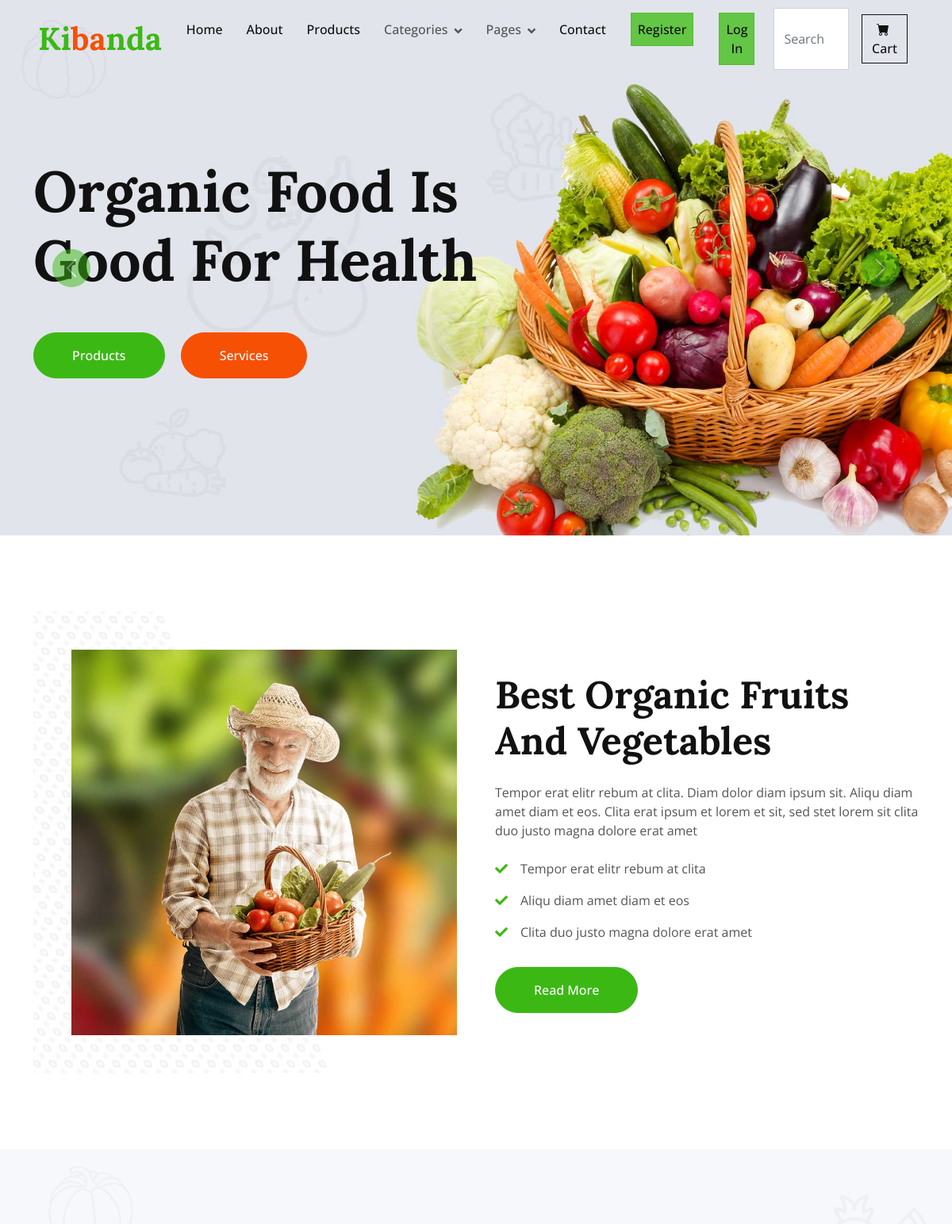
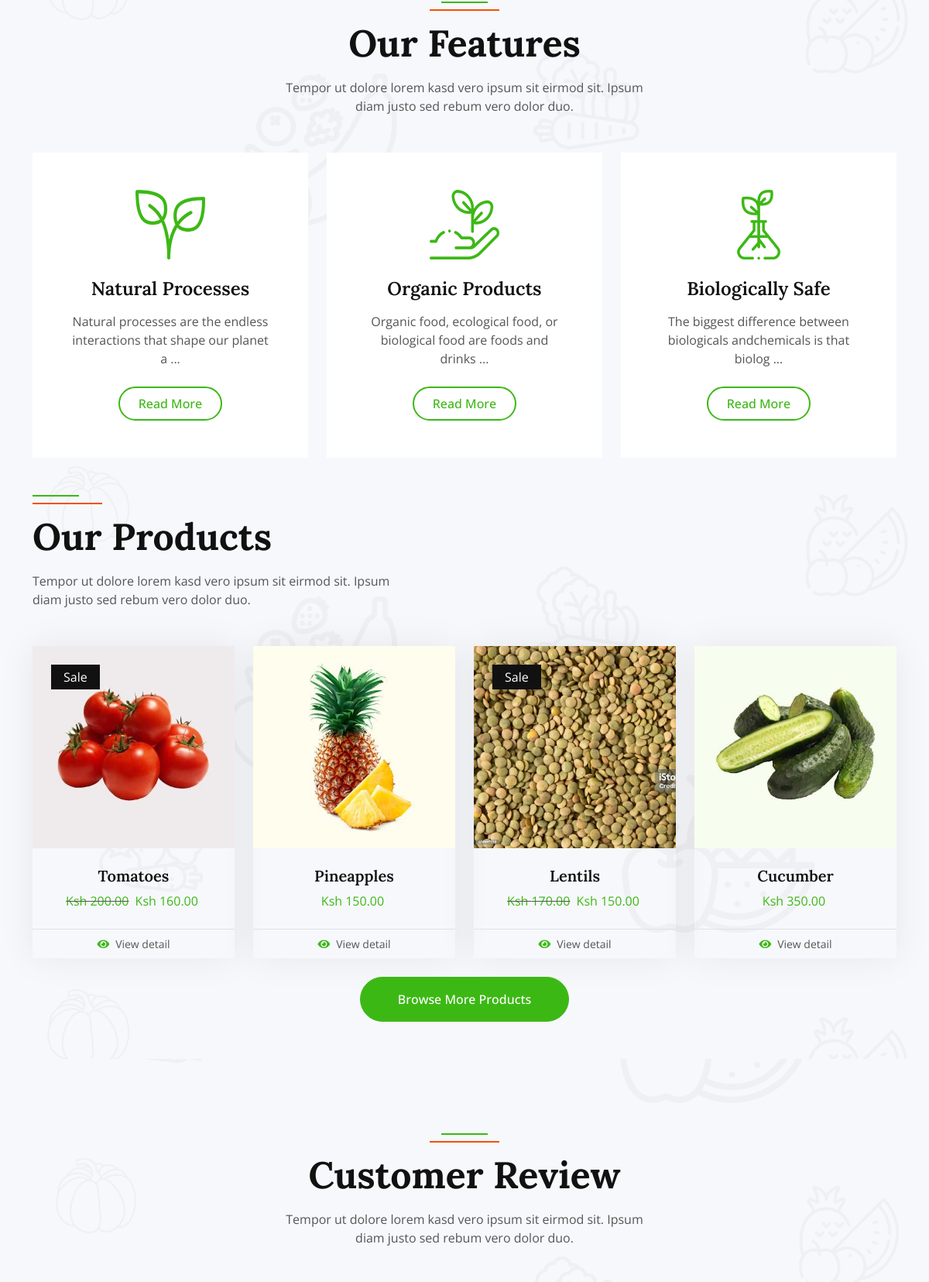
The page / (upper part) on the database its author committed (2 pictures, top to bottom).
### Store/models.py (models this page shows, shortened)
class Features(models.Model):
    image = models.ImageField(upload_to='uploads/features', default='uploads/features/feature.jpg')
    title = models.CharField(blank=False, null=False, max_length=100)
    description = models.CharField(blank=False, null=False, max_length=10000)

class Product(models.Model):
    name = models.CharField(max_length=100)
    price = models.DecimalField(default=0, decimal_places=2, max_digits=6)
    category = models.ForeignKey(Category, on_delete=models.CASCADE, default=1)
    description = models.CharField(max_length=250, default='', blank=True, null=True)
    image = models.ImageField(upload_to='uploads/products', default='uploads/products/product.png')
    is_sale = models.BooleanField(default=False)
    sales_price = models.DecimalField(default=0, decimal_places=2, max_digits=6)

### Store/views.py (the view)
# urls.py: 2. Add a URL to urlpatterns:  path('', views.home, name='home')
def home(request):
    items = Product.objects.all()
    feedback = Testimonial.objects.all()
    article = Blog.objects.all()
    hfeature = Features.objects.all()
    return render(request,"index.html",{'navbar':'home', 'items':items, 'feedback': feedback, 'article': article, 'hfeature': hfeature})

### Store/templates/index.html (shortened to what this page needs)
{% extends 'layout.html' %}
{% load static %}
{% block body %}
    <div class="container-fluid p-0 mb-5 wow fadeIn" data-wow-delay="0.1s">
        <div id="header-carousel" class="carousel slide" data-bs-ride="carousel">
            <div class="carousel-inner">
                <div class="carousel-item active">
                    <img class="w-100" src="{% static 'img/carousel-1.jpg' %}" alt="Image">
                    <div class="carousel-caption">
                        <div class="container">
                            <div class="row justify-content-start">
                                <div class="col-lg-7">
                                    <h1 class="display-2 mb-5 animated slideInDown">Organic Food Is Good For Health</h1>
                                    <a href="" class="btn btn-primary rounded-pill py-sm-3 px-sm-5">Products</a>
                                    <a href="" class="btn btn-secondary rounded-pill py-sm-3 px-sm-5 ms-3">Services</a>
                                </div>
                            </div>
                        </div>
                    </div>
                </div>
            </div>
            <button class="carousel-control-prev" type="button" data-bs-target="#header-carousel"
                data-bs-slide="prev">
                <span class="carousel-control-prev-icon" aria-hidden="true"></span>
            </button>
            <button class="carousel-control-next" type="button" data-bs-target="#header-carousel"
                data-bs-slide="next">
                <span class="carousel-control-next-icon" aria-hidden="true"></span>
            </button>
        </div>
    </div>
    <div class="container-xxl py-5">
        <div class="container">
            <div class="row g-5 align-items-center">
                <div class="col-lg-6 wow fadeIn" data-wow-delay="0.1s">
                    <div class="about-img position-relative overflow-hidden p-5 pe-0">
                        <img class="img-fluid w-100" src="{% static 'img/about.jpg' %}">
                    </div>
                </div>
                <div class="col-lg-6 wow fadeIn" data-wow-delay="0.5s">
                    <h1 class="display-5 mb-4">Best Organic Fruits And Vegetables</h1>
                    <p class="mb-4">Tempor erat elitr rebum at clita. Diam dolor diam ipsum sit. Aliqu diam amet diam et eos. Clita erat ipsum et lorem et sit, sed stet lorem sit clita duo justo magna dolore erat amet</p>
                    <p><i class="fa fa-check text-primary me-3"></i>Tempor erat elitr rebum at clita</p>
                    <p><i class="fa fa-check text-primary me-3"></i>Aliqu diam amet diam et eos</p>
                    <p><i class="fa fa-check text-primary me-3"></i>Clita duo justo magna dolore erat amet</p>
                    <a class="btn btn-primary rounded-pill py-3 px-5 mt-3" href="">Read More</a>
                </div>
            </div>
        </div>
    </div>
    <div class="container-fluid bg-light bg-icon my-5 py-6">
        <div class="container">
            <div class="section-header text-center mx-auto mb-5 wow fadeInUp" data-wow-delay="0.1s" style="max-width: 500px;">
                <h1 class="display-5 mb-3">Our Features</h1>
                <p>Tempor ut dolore lorem kasd vero ipsum sit eirmod sit. Ipsum diam justo sed rebum vero dolor duo.</p>
            </div>
            <div class="row g-4">
                {% for f in hfeature|slice:":3" %}
                    <div class="col-lg-4 col-md-6 wow fadeInUp" data-wow-delay="0.3s">
                     <div class="bg-white text-center h-100 p-4 p-xl-5">
                        <img class="img-fluid mb-4" src="/media/{{ f.image }}" alt="">
                        <h4 class="mb-3">{{ f.title }}</h4>
                        <p class="mb-4">{{ f.description|slice:":70" }} ...</p>
                        <a class="btn btn-outline-primary border-2 py-2 px-4 rounded-pill" href="{% url 'Store:featuredetails' f.id %}">Read More</a>
                     </div>
                    </div>
                {% endfor %}
        </div>
    </div>
    <div class="container-xxl py-5">
        <div class="container">
            <div class="row g-0 gx-5 align-items-end">
                <div class="col-lg-6">
                    <div class="section-header text-start mb-5 wow fadeInUp" data-wow-delay="0.1s" style="max-width: 500px;">
                        <h1 class="display-5 mb-3">Our Products</h1>
                        <p>Tempor ut dolore lorem kasd vero ipsum sit eirmod sit. Ipsum diam justo sed rebum vero dolor duo.</p>
                    </div>
                </div>
            </div>
            <div class="tab-content">
                <div id="tab-1" class="tab-pane fade show p-0 active">
                    <div class="row g-4">
                        {% for item in items|slice:":4" %}
                            {% if item.is_sale %}
                                <div class="col-xl-3 col-lg-4 col-md-6 wow fadeInUp" data-wow-delay="0.3s">
                            <div class="product-item">
                                <div class="position-relative bg-light overflow-hidden">
                                    <img class="img-fluid w-100" src="/media/{{ item.image }}" alt="">
                                    <div class="bg-dark rounded text-white position-absolute start-0 top-0 m-4 py-1 px-3">Sale</div>
                                </div>
                                <div class="text-center p-4">
                                    <a class="d-block h5 mb-2" href="">{{ item.name }}</a>
                                    <strike><span class="text-primary me-1">Ksh {{ item.price }}</span></strike>
                                    <span class="text-primary me-1">Ksh {{ item.sales_price }}</span>
                                </div>
                                <div class="d-flex border-top">
                                    <small class="w-100 text-center  py-2">
                                        <a class="text-body" href="{% url 'Store:viewdetails' item.id %}"><i class="fa fa-eye text-primary me-2"></i>View detail</a>
                                    </small>
                                </div>
                            </div>
                        </div>
                                {% else %}
                             <div class="col-xl-3 col-lg-4 col-md-6 wow fadeInUp" data-wow-delay="0.3s">
                            <div class="product-item">
                                <div class="position-relative bg-light overflow-hidden">
                                    <img class="img-fluid w-100" src="/media/{{ item.image }}" alt="">
                                </div>
                                <div class="text-center p-4">
                                    <a class="d-block h5 mb-2" href="">{{ item.name }}</a>
                                    <span class="text-primary me-1">Ksh {{ item.price }}</span>
                                </div>
                                <div class="d-flex border-top">
                                    <small class="w-100 text-center  py-2">
                                        <a class="text-body" href="{% url 'Store:viewdetails' item.id %}"><i class="fa fa-eye text-primary me-2"></i>View detail</a>
                                    </small>
                                </div>
                            </div>
                        </div>
                            {% endif %}
                        {% endfor %}
                        <div class="col-12 text-center">
                            <a class="btn btn-primary rounded-pill py-3 px-5" href="{% url 'Store:products' %}">Browse More Products</a>
                        </div>
                    </div>
                </div>
            </div>
        </div>
    </div>
    <div class="container-fluid bg-light bg-icon py-6 mb-5">
        <div class="container">
            <div class="section-header text-center mx-auto mb-5 wow fadeInUp" data-wow-delay="0.1s" style="max-width: 500px;">
                <h1 class="display-5 mb-3">Customer Review</h1>
                <p>Tempor ut dolore lorem kasd vero ipsum sit eirmod sit. Ipsum diam justo sed rebum vero dolor duo.</p>
            </div>
        </div>
    </div>
    </div>
{% endblock %}

### Store/static/css/style.css (style rules this page uses)
:root { --primary: #3CB815; --secondary: #F65005; --light: #F7F8FC; --dark: #111111; }
.py-6 { padding-top: 6rem; padding-bottom: 6rem; }
.bg-icon { background: url(../img/bg-icon.png) center center repeat; background-size: contain; }
.btn { font-weight: 500; transition: .5s; }
.btn.btn-primary, .btn.btn-secondary, .btn.btn-outline-primary:hover, .btn.btn-outline-secondary:hover { color: #FFFFFF; }
.carousel-caption { top: 0; left: 0; right: 0; bottom: 0; display: flex; align-items: center; justify-content: center; text-align: start; z-index: 1; }
.carousel-control-prev, .carousel-control-next { width: 15%; }
.carousel-control-prev-icon, .carousel-control-next-icon { width: 3rem; height: 3rem; background-color: var(--primary); border: 10px solid var(--primary); border-radius: 3rem; }
.section-header { position: relative; padding-top: 25px; }
.section-header::before { position: absolute; content: ""; width: 60px; height: 2px; top: 0; left: 50%; transform: translateX(-50%); background: var(--primary); }
.section-header::after { position: absolute; content: ""; width: 90px; height: 2px; top: 10px; left: 50%; transform: translateX(-50%); background: var(--secondary); }
.section-header.text-start::before, .section-header.text-start::after { left: 0; transform: translateX(0); }
.about-img img { position: relative; z-index: 2; }
.about-img::before { position: absolute; content: ""; top: 0; left: -50%; width: 100%; height: 100%; background-image: -webkit-repeating-radial-gradient(#FFFFFF, #EEEEEE 5px, transparent 5px, transparent 10px); background-image: -moz-repeating-radial-gradient(#FFFFFF, #EEEEEE 5px, transparent 5px, transparent 10px); background-image: -ms-repeating-radial-gradient(#FFFFFF, #EEEEEE 5px, transparent 5px, transparent 10px); background-image: -o-repeating-radial-gradient(#FFFFFF, #EEEEEE 5px, transparent 5px, transparent 10px); background-image: repeating-radial-gradient(#FFFFFF, #EEEEEE 5px, transparent 5px, transparent 10px); background-size: 20px 20px; transform: skew(20deg); z-index: 1; }
.product-item { box-shadow: 0 0 45px rgba(0, 0, 0, .07); }
.product-item img { transition: .5s; }

### rows shown on the page
Features: image (picture), title "Natural Processes", description "Natural processes are the endless interactions that shape our planet a"
Features: image (picture), title "Organic Products", description "Organic food, ecological food, or biological food are foods and drinks"
Features: image (picture), title "Biologically Safe", description "The biggest difference between biologicals andchemicals is that biolog"
Product: image (picture), name "Tomatoes", price "200.00", sales_price "160.00"
Product: image (picture), name "Pineapples", price "150.00"
Product: image (picture), name "Lentils", price "170.00", sales_price "150.00"
Product: image (picture), name "Cucumber", price "350.00"
